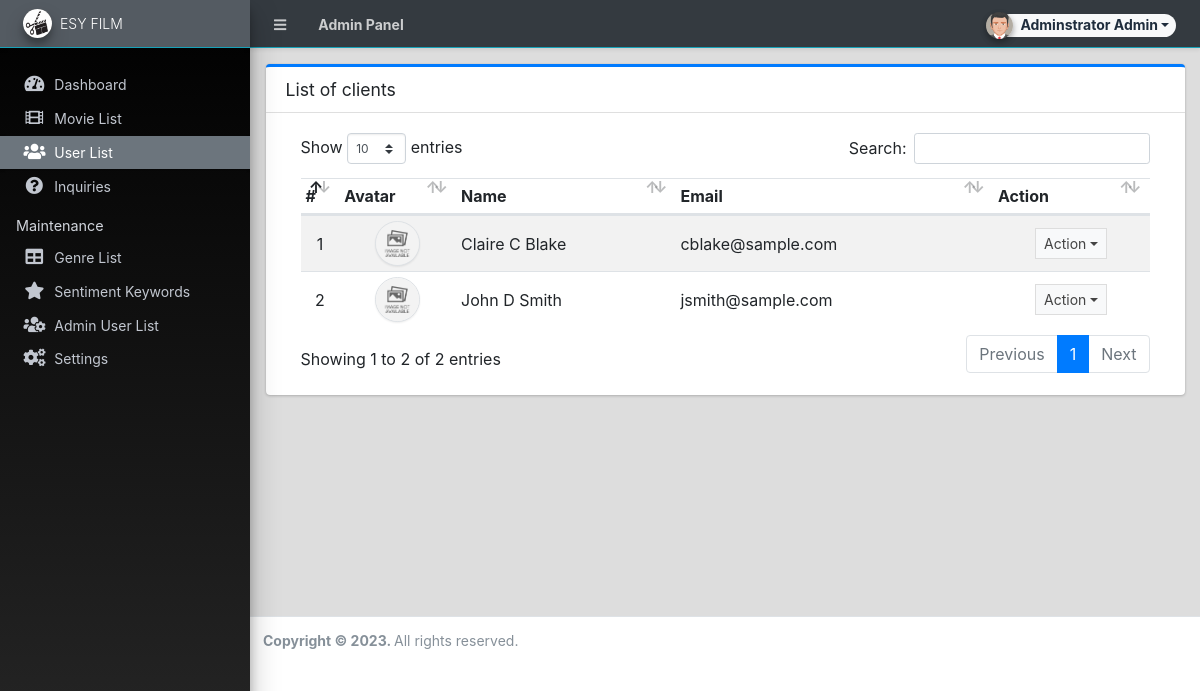
/admin/?page=clients (signed in), run on the app's committed database.
### tables this page shows
CREATE TABLE `client_list` (
  `id` int(50) NOT NULL,
  `firstname` varchar(250) NOT NULL,
  `middlename` text DEFAULT NULL,
  `lastname` varchar(250) NOT NULL,
  `gender` varchar(50) NOT NULL,
  `email` text NOT NULL,
  `password` text NOT NULL,
  `avatar` text DEFAULT NULL,
  `last_login` datetime DEFAULT NULL,
  `status` int(1) NOT NULL DEFAULT 1 COMMENT '0=not verified, 1 = verified',
  `date_added` datetime NOT NULL DEFAULT current_timestamp(),
  `date_updated` datetime DEFAULT NULL ON UPDATE current_timestamp()
);

### config.php (called while the page is built, shortened)
<?php
function validate_image($file){
	if(!empty($file)){
        $ex = explode('?',$file);
        $file = $ex[0];
        $param =  isset($ex[1]) ? '?'.$ex[1]  : '';
		if(is_file(base_app.$file)){
			return base_url.$file.$param;
		}else{
			return base_url.'dist/img/no-image-available.png';
		}
	}else{
		return base_url.'dist/img/no-image-available.png';
	}
}
?>

### admin/clients/index.php (the view, shortened to what this page needs)
<div class="card card-outline card-primary">
	<div class="card-header">
		<h3 class="card-title">List of clients</h3>
	</div>
	<div class="card-body">
		<div class="container-fluid">
        <div class="container-fluid">
			<table class="table table-hover table-striped">
				<thead>
					<tr>
						<th>#</th>
						<th>Avatar</th>
						<th>Name</th>
						<th>Email</th>
						<th>Action</th>
					</tr>
				</thead>
				<tbody>
					<?php
						$i = 1;
						$qry = $conn->query("SELECT *,concat(firstname,' ', middlename,' ',lastname) as name from `client_list` order by concat(firstname,' ', middlename,' ',lastname) asc ");
						while($row = $qry->fetch_assoc()):
					?>
						<tr>
							<td class="text-center"><?php echo $i++; ?></td>
							<td class="text-center"><img src="<?php echo validate_image($row['avatar']) ?>" class="img-avatar img-thumbnail p-0 border-2" alt="client_avatar"></td>
							<td><?php echo ucwords($row['name']) ?></td>
							<td ><p class="m-0 truncate-1"><?php echo $row['email'] ?></p></td>
							<td align="center">
								 <button type="button" class="btn btn-flat btn-default btn-sm dropdown-toggle dropdown-icon" data-toggle="dropdown">
				                  		Action
				                  </button>
							</td>
						</tr>
					<?php endwhile; ?>
				</tbody>
			</table>
		</div>
		</div>
	</div>
</div>

### admin/clients/index.php (style rules this page uses)
.img-avatar { width:45px; height:45px; object-fit:cover; object-position:center center; border-radius:100%; }

### data on the page
client_list: name "Claire C Blake", email "cblake@sample.com"
client_list: name "John D Smith", email "jsmith@sample.com"

### other printed values
$_settings->userdata('firstname').' '.$_settings->userdata('lastname') "Adminstrator Admin"
